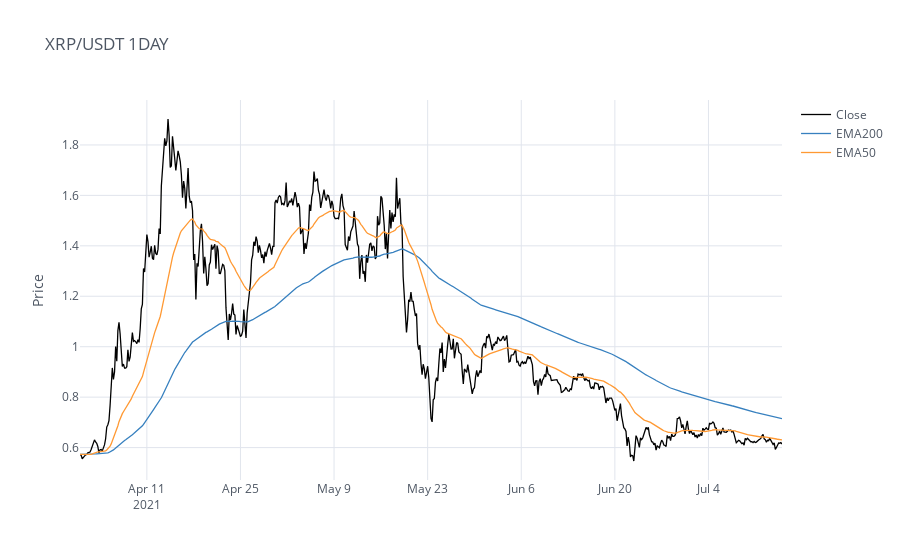

The cell this chart's notebook holds for it:
### Code cell
cf.go_offline() # It will make cufflinks offline
cf.set_config_file(offline = False, world_readable = True)
graph = frame[["Close", "EMA200", "EMA50"]] # data I want to plot (my db is called 'frame')
graph.iplot(kind = "line", color = ["black", 'blue', 'orange'], theme = "white", title = "XRP/USDT 1DAY", yTitle = "Price") # In this line, I can customize my graph

### Figure 1 — Plotly figure (JSON) as saved in the notebook; plotly's stock layout.template omitted (floating-point values rounded to 4 significant figures; data arrays with more than 128 entries replaced by an {"elided": "..."} marker saying what was removed)
{"data": [{"line": {"color": "rgba(0, 0, 0, 1.0)", "dash": "solid", "shape": "linear", "width": 1.3}, "mode": "lines", "name": "Close", "text": "", "type": "scatter", "x": {"elided": "631 str values"}, "y": {"elided": "631 float values"}}, {"line": {"color": "rgba(55, 128, 191, 1.0)", "dash": "solid", "shape": "linear", "width": 1.3}, "mode": "lines", "name": "EMA200", "text": "", "type": "scatter", "x": {"elided": "631 str values"}, "y": {"elided": "631 float values"}}, {"line": {"color": "rgba(255, 153, 51, 1.0)", "dash": "solid", "shape": "linear", "width": 1.3}, "mode": "lines", "name": "EMA50", "text": "", "type": "scatter", "x": {"elided": "631 str values"}, "y": {"elided": "631 float values"}}], "layout": {"legend": {"bgcolor": "#FFFFFF", "font": {"color": "#4D5663"}}, "paper_bgcolor": "#FFFFFF", "plot_bgcolor": "#FFFFFF", "title": {"font": {"color": "#4D5663"}, "text": "XRP/USDT 1DAY"}, "xaxis": {"gridcolor": "#E1E5ED", "showgrid": true, "tickfont": {"color": "#4D5663"}, "title": {"font": {"color": "#4D5663"}, "text": ""}, "zerolinecolor": "#E1E5ED"}, "yaxis": {"gridcolor": "#E1E5ED", "showgrid": true, "tickfont": {"color": "#4D5663"}, "title": {"font": {"color": "#4D5663"}, "text": "Price"}, "zerolinecolor": "#E1E5ED"}}}
